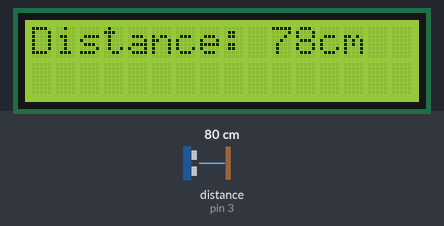
Simulated run of this sketch. Board: Arduino Uno, built with avr-gcc and run on an emulated ATmega328P. Shown: 16×2 character LCD. Wiring (inferred from the names in the program): ultrasonic range finder: trigger pin 2; echo pin 3. The inputs (shaded band) are chosen by the test bench; at power-on: distance to the obstacle (sensor on pin 3) 80 cm. The echo pulse lasts 58.3 µs per cm; what the sketch prints to the serial monitor is not drawn.

Above: at 3.2 s.
3.3 s: distance to the obstacle (sensor on pin 3) set to 2 cm
At 4.4 s:
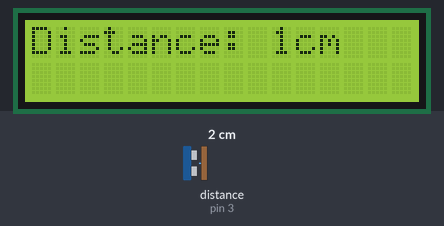
6.3 s: distance to the obstacle (sensor on pin 3) set to 4 cm
At 7.7 s:
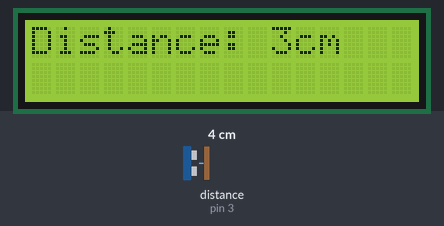
8.0 s: distance to the obstacle (sensor on pin 3) set to 9 cm
At 9.1 s:
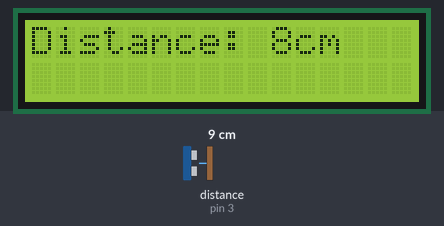
9.5 s: distance to the obstacle (sensor on pin 3) set to 60 cm
At 10.6 s:
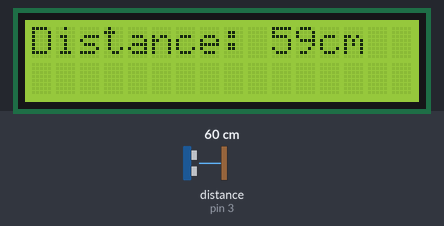
Timing chart, 0 to 12.5 s (numbered marks = the images above; inputs shaded):
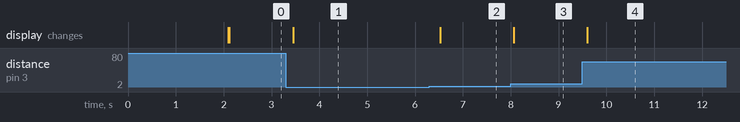

The sketch:

ultrasonicdisplay.ino
```cpp
#include <Wire.h>
#include <LiquidCrystal_I2C.h>

// 1. Initialize the LCD
LiquidCrystal_I2C lcd(0x27, 16, 2);

// 2. Define the Sensor Pins
const int trigPin = 2;
const int echoPin = 3;

// Variables for math
long duration;
int distance;

void setup() {
  Serial.begin(9600);
  Serial.println("Serial Communication Started...");

  // Initialize LCD
  lcd.init();
  lcd.backlight();

  // Set Pin Modes
  pinMode(trigPin, OUTPUT);
  pinMode(echoPin, INPUT);

  lcd.setCursor(0, 0);
  lcd.print("Digital Ruler");
  lcd.setCursor(0, 1);
  lcd.print("Starting...");
  delay(2000);
  lcd.clear();
}

void loop() {
  // 3. Trigger the "Shout"
  digitalWrite(trigPin, LOW);
  delayMicroseconds(2);
  digitalWrite(trigPin, HIGH);
  delayMicroseconds(10);
  digitalWrite(trigPin, LOW);

  // 4. Measure the "Echo"
  duration = pulseIn(echoPin, HIGH);

  // 5. Calculate Distance
  distance = duration * 0.034 / 2;

  Serial.print("Distance: ");
  Serial.print(distance);
  Serial.println(" cm");

  // 6. Display the result on LCD
  lcd.setCursor(0, 0);
  lcd.print("Distance:      ");
  lcd.setCursor(10, 0);
  lcd.print(distance);
  lcd.print("cm");

  delay(200);
}
```

Measured:
- after the input at 3.3 s, the display: changes after 0.16 s (image 1)
- after the input at 6.3 s, the display: changes after 0.23 s (image 2)
- after the input at 8.0 s, the display: changes after 0.06 s (image 3)
- after the input at 9.5 s, the display: changes after 0.10 s (image 4)
